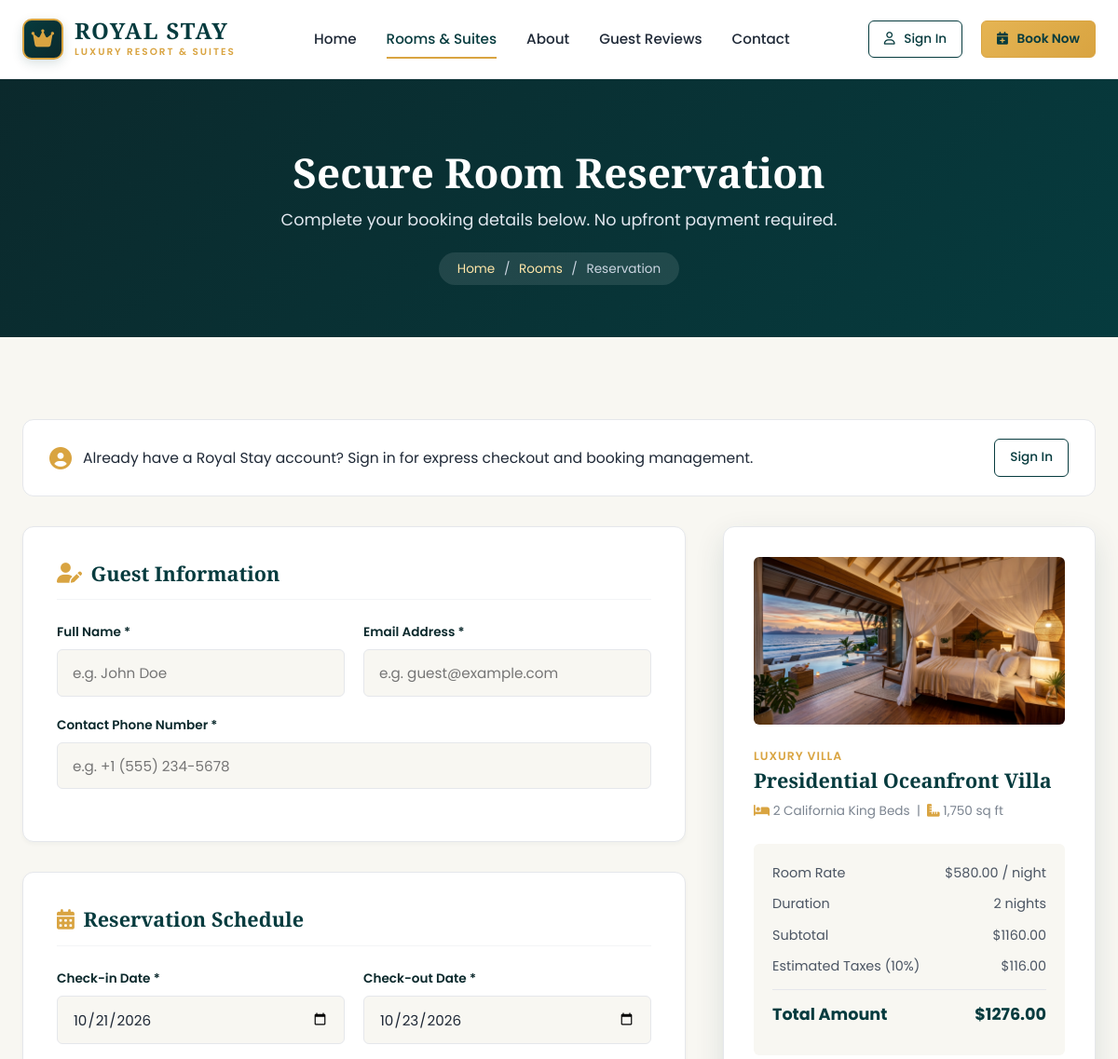
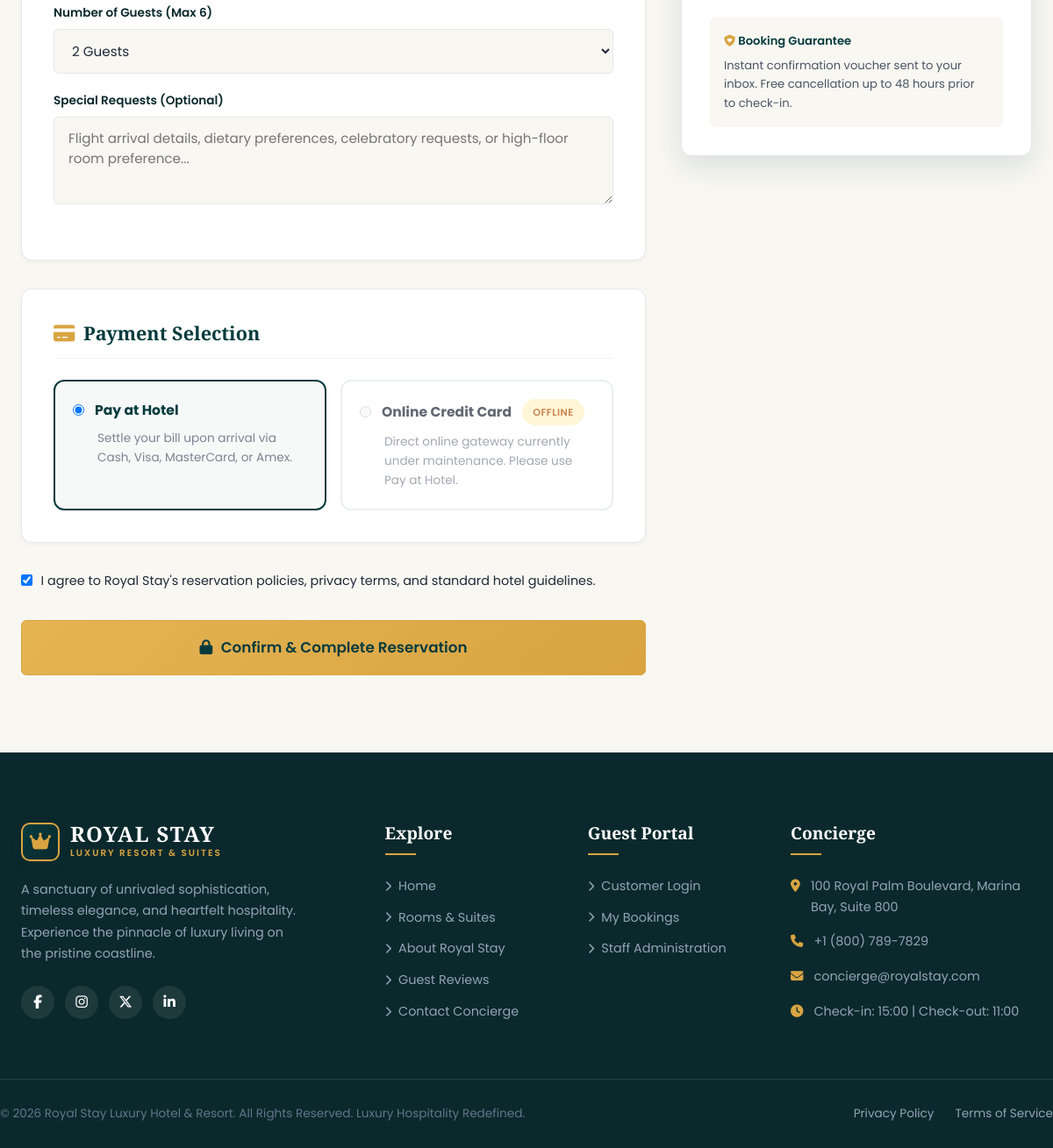
Screenshot of /booking.php?room_id=2 with the database file from the repository (2 pictures, top to bottom).
### tables this page shows
CREATE TABLE `rooms` (
  `id` INT AUTO_INCREMENT PRIMARY KEY,
  `name` VARCHAR(150) NOT NULL,
  `slug` VARCHAR(160) NOT NULL UNIQUE,
  `room_type` VARCHAR(80) NOT NULL,
  `description` TEXT NOT NULL,
  `price_per_night` DECIMAL(10,2) NOT NULL,
  `max_guests` INT NOT NULL DEFAULT 2,
  `bed_type` VARCHAR(80) NOT NULL DEFAULT 'King Bed',
  `room_size` VARCHAR(50) NOT NULL DEFAULT '450 sq ft',
  `status` ENUM('available', 'maintenance', 'inactive') NOT NULL DEFAULT 'available',
  `is_featured` TINYINT(1) NOT NULL DEFAULT 0,
  `created_at` DATETIME NOT NULL DEFAULT CURRENT_TIMESTAMP,
  `updated_at` DATETIME NOT NULL DEFAULT CURRENT_TIMESTAMP ON UPDATE CURRENT_TIMESTAMP,
  INDEX `idx_rooms_status` (`status`),
  INDEX `idx_rooms_featured` (`is_featured`),
  INDEX `idx_rooms_type` (`room_type`),
  INDEX `idx_rooms_price` (`price_per_night`)
);

CREATE TABLE `room_images` (
  `id` INT AUTO_INCREMENT PRIMARY KEY,
  `room_id` INT NOT NULL,
  `image_path` VARCHAR(255) NOT NULL,
  `is_primary` TINYINT(1) NOT NULL DEFAULT 0,
  `sort_order` INT NOT NULL DEFAULT 0,
  `created_at` DATETIME NOT NULL DEFAULT CURRENT_TIMESTAMP,
  CONSTRAINT `fk_room_images_room` FOREIGN KEY (`room_id`) REFERENCES `rooms` (`id`) ON DELETE CASCADE
);

### includes/functions.php (called while the page is built, shortened)
<?php
function e($value): string {
    return htmlspecialchars((string)($value ?? ''), ENT_QUOTES, 'UTF-8');
}
function sanitize(?string $input): string {
    return trim(strip_tags((string)$input));
}
function base_url(string $path = ''): string {
    static $base = null;
    if ($base === null) {
        $protocol = (!empty($_SERVER['HTTPS']) && $_SERVER['HTTPS'] !== 'off') ? "https://" : "http://";
        $host = $_SERVER['HTTP_HOST'] ?? 'localhost';
        $script = $_SERVER['SCRIPT_NAME'] ?? '';
        $dir = str_replace('\\', '/', dirname($script));
        $dir = rtrim($dir, '/\\');
        $base = $protocol . $host . ($dir === '' ? '' : $dir);
    }
    return rtrim($base, '/') . '/' . ltrim($path, '/');
}
function get_setting(string $key, string $default = ''): string {
    static $settings = null;
    if ($settings === null) {
        try {
            $pdo = get_db();
            $stmt = $pdo->query("SELECT setting_key, setting_value FROM hotel_settings");
            $settings = $stmt->fetchAll(PDO::FETCH_KEY_PAIR) ?: [];
        } catch (PDOException $e) {
            $settings = [];
        }
    }
    return $settings[$key] ?? $default;
}
function format_price($amount): string {
    $symbol = get_setting('currency_symbol', '$');
    return $symbol . number_format((float)$amount, 2);
}
function calculate_nights(string $checkIn, string $checkOut): int {
    $in = new DateTime($checkIn);
    $out = new DateTime($checkOut);
    $diff = $in->diff($out);
    return max(1, (int)$diff->days);
}
function get_room_primary_image(int $roomId): string {
    $pdo = get_db();
    $stmt = $pdo->prepare("SELECT image_path FROM room_images WHERE room_id = ? ORDER BY is_primary DESC, sort_order ASC, id ASC LIMIT 1");
    $stmt->execute([$roomId]);
    $image = $stmt->fetchColumn();
    if (!empty($image) && file_exists(__DIR__ . '/../' . $image)) {
        return base_url($image);
    }
    return base_url('assets/images/room_default.jpg');
}

### includes/auth-check.php (called while the page is built, shortened)
<?php
require_once __DIR__ . '/functions.php';
function is_logged_in(): bool {
    return !empty($_SESSION['user_id']);
}
function get_logged_in_user(): ?array {
    if (!is_logged_in()) {
        return null;
    }
    static $currentUser = null;
    return $currentUser;
}

### booking.php (the view, shortened to what this page needs)
<?php
require_once __DIR__ . '/includes/functions.php';
require_once __DIR__ . '/includes/auth-check.php';
$pdo = get_db();
$roomId = isset($_GET['room_id']) ? (int)$_GET['room_id'] : 0;
$stmt = $pdo->prepare("SELECT * FROM rooms WHERE id = ? AND status = 'available'");
$stmt->execute([$roomId]);
$room = $stmt->fetch();
require_once __DIR__ . '/includes/header.php';
$currentUser = get_logged_in_user();
$guestName = $currentUser ? $currentUser['name'] : '';
$guestEmail = $currentUser ? $currentUser['email'] : '';
$guestPhone = $currentUser ? ($currentUser['phone'] ?? '') : '';
$checkIn = sanitize($_GET['check_in'] ?? date('Y-m-d', strtotime('+1 day')));
$checkOut = sanitize($_GET['check_out'] ?? date('Y-m-d', strtotime('+3 days')));
$guests = max(1, min((int)($_GET['guests'] ?? 2), $room['max_guests']));
$nights = calculate_nights($checkIn, $checkOut);
$subtotal = $nights * $room['price_per_night'];
$taxPercent = (float)get_setting('tax_rate_percent', '10');
$taxAmount = ($subtotal * $taxPercent) / 100;
$totalAmount = $subtotal + $taxAmount;
?>
<section class="page-banner">
    <div class="container">
        <h1>Secure Room Reservation</h1>
        <p>Complete your booking details below. No upfront payment required.</p>
        <div class="breadcrumb">
            <a href="<?= base_url() ?>">Home</a>
            <span>/</span>
            <a href="<?= base_url('rooms.php') ?>">Rooms</a>
            <span>/</span>
            <span>Reservation</span>
        </div>
    </div>
</section>
<section class="section">
    <div class="container">
        <?php if (!$currentUser): ?>
            <div style="background: #ffffff; border-radius: var(--radius-md); padding: 1.25rem 1.75rem; border: 1px solid var(--border); margin-bottom: 2rem; display: flex; align-items: center; justify-content: space-between; flex-wrap: wrap; gap: 1rem;">
                <div style="display: flex; align-items: center; gap: 0.75rem;">
                    <i class="fa-solid fa-circle-user" style="font-size: 1.5rem; color: var(--accent);"></i>
                    <span>Already have a Royal Stay account? Sign in for express checkout and booking management.</span>
                </div>
                <a href="<?= base_url('auth.php?redirect=' . urlencode($_SERVER['REQUEST_URI'])) ?>" class="btn btn-outline btn-sm">
                    Sign In
                </a>
            </div>
        <?php endif; ?>
        <form action="<?= base_url('actions/create-booking.php') ?>" method="POST" id="bookingForm">
            <div class="booking-layout">
                <div>
                    <div class="form-card">
                        <h3 class="form-card-title">
                            <i class="fa-solid fa-user-pen"></i> Guest Information
                        </h3>
                        <div class="form-grid-2">
                            <div class="form-group">
                                <label class="form-label" for="guestName">Full Name *</label>
                                <input type="text" name="guest_name" id="guestName" class="form-control" value="<?= e($guestName) ?>" placeholder="e.g. John Doe" required>
                            </div>
                            <div class="form-group">
                                <label class="form-label" for="guestEmail">Email Address *</label>
                                <input type="email" name="guest_email" id="guestEmail" class="form-control" value="<?= e($guestEmail) ?>" placeholder="e.g. guest@example.com" required>
                            </div>
                        </div>
                        <div class="form-group">
                            <label class="form-label" for="guestPhone">Contact Phone Number *</label>
                            <input type="tel" name="guest_phone" id="guestPhone" class="form-control" value="<?= e($guestPhone) ?>" placeholder="e.g. +1 (555) 234-5678" required>
                        </div>
                    </div>
                    <div class="form-card" id="bookingCalculator" data-price="<?= $room['price_per_night'] ?>" data-tax="<?= $taxPercent ?>">
                        <h3 class="form-card-title">
                            <i class="fa-solid fa-calendar-days"></i> Reservation Schedule
                        </h3>
                        <div class="form-grid-2">
                            <div class="form-group">
                                <label class="form-label" for="bookCheckIn">Check-in Date *</label>
                                <input type="date" name="check_in" id="bookCheckIn" class="form-control" value="<?= e($checkIn) ?>" required>
                            </div>
                            <div class="form-group">
                                <label class="form-label" for="bookCheckOut">Check-out Date *</label>
                                <input type="date" name="check_out" id="bookCheckOut" class="form-control" value="<?= e($checkOut) ?>" required>
                            </div>
                        </div>
                        <div class="form-group">
                            <label class="form-label" for="bookGuests">Number of Guests (Max <?= $room['max_guests'] ?>)</label>
                            <select name="guests" id="bookGuests" class="form-control">
                                <?php for ($g = 1; $g <= $room['max_guests']; $g++): ?>
                                    <option value="<?= $g ?>" <?= $guests === $g ? 'selected' : '' ?>><?= $g ?> Guest<?= $g > 1 ? 's' : '' ?></option>
                                <?php endfor; ?>
                            </select>
                        </div>
                        <div class="form-group">
                            <label class="form-label" for="specialRequests">Special Requests (Optional)</label>
                            <textarea name="special_requests" id="specialRequests" class="form-control" placeholder="Flight arrival details, dietary preferences, celebratory requests, or high-floor room preference..."></textarea>
                        </div>
                    </div>
                    <div class="form-card">
                        <h3 class="form-card-title">
                            <i class="fa-solid fa-credit-card"></i> Payment Selection
                        </h3>
                        <div class="payment-options-grid">
                            <label class="payment-radio-card active">
                                <div style="display: flex; align-items: center; gap: 0.75rem;">
                                    <input type="radio" name="payment_method" value="Pay at Hotel" checked>
                                    <strong style="color: var(--primary);">Pay at Hotel</strong>
                                </div>
                                <p style="font-size: 0.85rem; color: var(--text-muted); margin: 0; padding-left: 1.75rem;">
                                    Settle your bill upon arrival via Cash, Visa, MasterCard, or Amex.
                                </p>
                            </label>
                            <label class="payment-radio-card" style="opacity: 0.7; cursor: not-allowed;">
                                <div style="display: flex; align-items: center; gap: 0.75rem;">
                                    <input type="radio" name="payment_method" value="Online Payment" disabled>
                                    <strong>Online Credit Card</strong>
                                    <span class="badge badge-warning" style="font-size: 0.7rem;">Offline</span>
                                </div>
                                <p style="font-size: 0.85rem; color: var(--text-muted); margin: 0; padding-left: 1.75rem;">
                                    Direct online gateway currently under maintenance. Please use Pay at Hotel.
                                </p>
                            </label>
                        </div>
                    </div>
                    <div style="margin-bottom: 2rem;">
                        <label style="display: flex; align-items: flex-start; gap: 0.6rem; font-size: 0.9rem; cursor: pointer;">
                            <input type="checkbox" name="agree_terms" required checked style="margin-top: 0.25rem;">
                            <span>I agree to Royal Stay's reservation policies, privacy terms, and standard hotel guidelines.</span>
                        </label>
                    </div>
                    <button type="submit" class="btn btn-gold btn-block btn-lg" id="submitBookingBtn">
                        <i class="fa-solid fa-lock"></i> Confirm & Complete Reservation
                    </button>
                </div>
                <aside>
                    <div class="booking-sidebar-card">
                        <div style="border-radius: var(--radius-sm); overflow: hidden; height: 180px; margin-bottom: 1.25rem;">
                            <img src="<?= get_room_primary_image($room['id']) ?>" alt="<?= e($room['name']) ?>" style="width: 100%; height: 100%; object-fit: cover;">
                        </div>
                        <span class="room-card-type"><?= e($room['room_type']) ?></span>
                        <h3 style="font-size: 1.35rem; color: var(--primary); margin-bottom: 0.5rem;"><?= e($room['name']) ?></h3>
                        <p style="font-size: 0.85rem; color: var(--text-muted); margin-bottom: 1.25rem;">
                            <i class="fa-solid fa-bed" style="color: var(--accent);"></i> <?= e($room['bed_type']) ?> &nbsp;|&nbsp;
                            <i class="fa-solid fa-ruler-combined" style="color: var(--accent);"></i> <?= e($room['room_size']) ?>
                        </p>
                        <div class="booking-summary-breakdown">
                            <div class="breakdown-row">
                                <span>Room Rate</span>
                                <span><?= format_price($room['price_per_night']) ?> / night</span>
                            </div>
                            <div class="breakdown-row">
                                <span>Duration</span>
                                <span id="calcNights"><?= $nights ?> night<?= $nights > 1 ? 's' : '' ?></span>
                            </div>
                            <div class="breakdown-row">
                                <span>Subtotal</span>
                                <span id="calcSubtotal"><?= format_price($subtotal) ?></span>
                            </div>
                            <div class="breakdown-row">
                                <span>Estimated Taxes (<?= $taxPercent ?>%)</span>
                                <span id="calcTax"><?= format_price($taxAmount) ?></span>
                            </div>
                            <div class="breakdown-row total-row">
                                <span>Total Amount</span>
                                <span id="calcTotal"><?= format_price($totalAmount) ?></span>
                            </div>
                        </div>
                        <div style="padding: 1rem; background: var(--bg); border-radius: var(--radius-sm); font-size: 0.82rem; color: #4b5563;">
                            <div style="font-weight: 600; color: var(--primary); margin-bottom: 0.35rem;">
                                <i class="fa-solid fa-shield-heart" style="color: var(--accent);"></i> Booking Guarantee
                            </div>
                            Instant confirmation voucher sent to your inbox. Free cancellation up to 48 hours prior to check-in.
                        </div>
                    </div>
                </aside>
            </div>
        </form>
    </div>
</section>
<?php require_once __DIR__ . '/includes/footer.php'; ?>

### rows the page displays
rooms: max_guests "6", guests "2 Guests", id.image_path (picture), room_type "LUXURY VILLA", name "Presidential Oceanfront Villa", bed_type "2 California King Beds", room_size "1,750 sq ft", price_per_night "$580.00", price_per_night "$1160.00", price_per_night "$116.00", price_per_night "$1276.00"

### other values shown
$taxPercent "10"
get_setting('hotel_address', '100 Royal Palm Boulevard, Marina Bay') "100 Royal Palm Boulevard, Marina Bay, Suite 800"
get_setting('contact_phone', '+1 (800) 789-7829') "+1 (800) 789-7829"
get_setting('contact_email', 'concierge@royalstay.com') "concierge@royalstay.com"
get_setting('default_checkin_time', '15:00') "15:00"
get_setting('default_checkout_time', '11:00') "11:00"
get_setting('hotel_name', 'Royal Stay') "Royal Stay Luxury Hotel & Resort"
